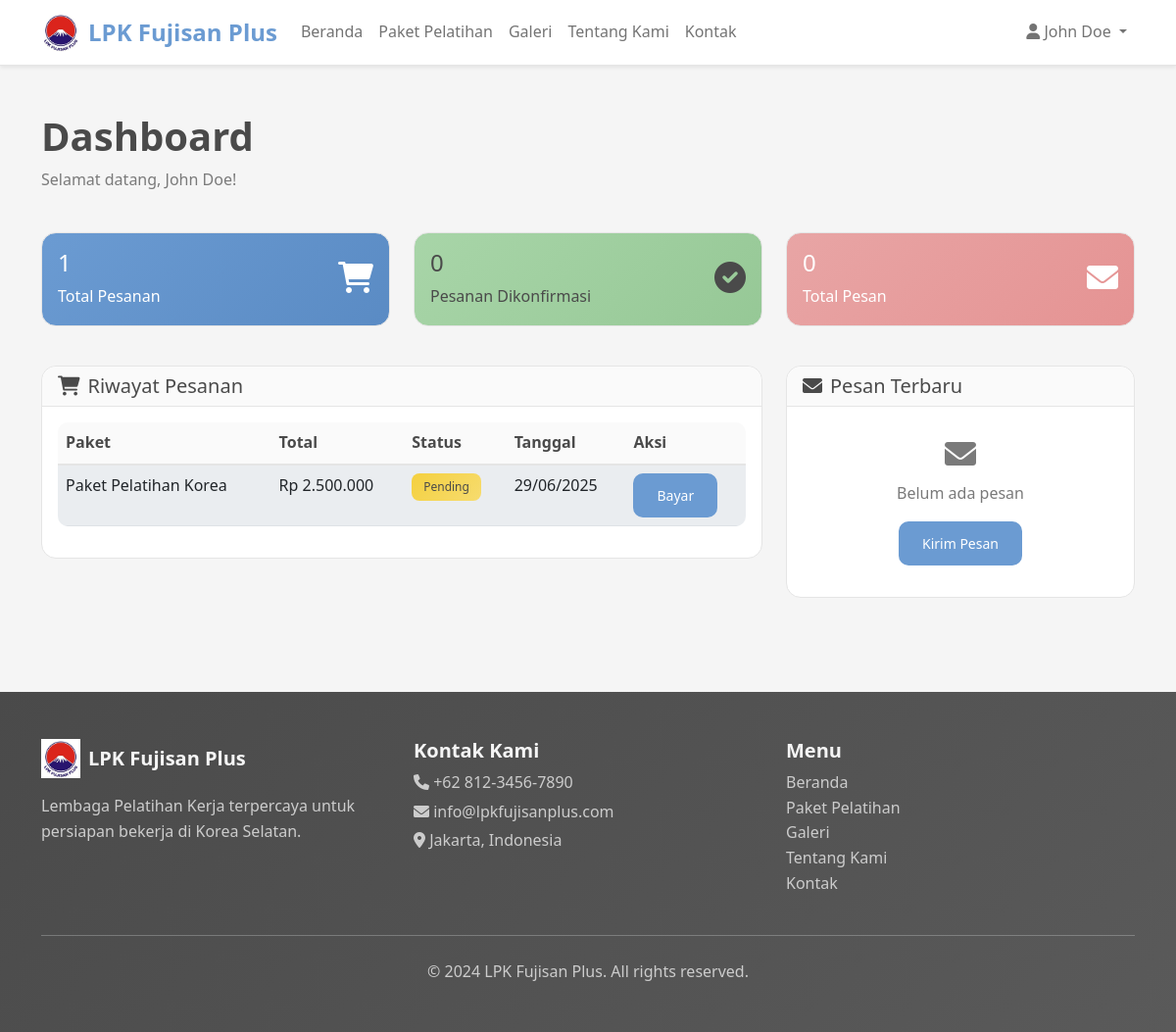
The app's page /index.php?page=user_dashboard (signed in) with its own data.
### tables this page shows
CREATE TABLE `orders` (
  `id` int(11) NOT NULL,
  `user_id` int(11) NOT NULL,
  `package_id` int(11) NOT NULL,
  `status` enum('pending','confirmed','cancelled') DEFAULT 'pending',
  `total_amount` decimal(10,2) NOT NULL,
  `is_deleted` tinyint(1) DEFAULT 0,
  `created_at` timestamp NOT NULL DEFAULT current_timestamp()
);

CREATE TABLE `packages` (
  `id` int(11) NOT NULL,
  `name` varchar(100) NOT NULL,
  `description` text NOT NULL,
  `price` decimal(10,2) NOT NULL,
  `is_deleted` tinyint(1) DEFAULT 0,
  `created_at` timestamp NOT NULL DEFAULT current_timestamp()
);

### config/database.php (called while the page is built, shortened)
<?php
class Database
{
    private $host = DB_HOST;
    private $user = DB_USER;
    private $pass = DB_PASS;
    private $dbname = DB_NAME;
    private $dbh;
    public function __construct()
    {
        try {
            $this->setupDatabase();
            $dsn = 'mysql:host=' . $this->host . ';dbname=' . $this->dbname . ';charset=utf8';
            $options = array(
                PDO::ATTR_PERSISTENT => true,
                PDO::ATTR_ERRMODE => PDO::ERRMODE_EXCEPTION,
                PDO::ATTR_DEFAULT_FETCH_MODE => PDO::FETCH_ASSOC
            );
            $this->dbh = new PDO($dsn, $this->user, $this->pass, $options);
        } catch (PDOException $e) {
            die("Database connection error: " . $e->getMessage());
        }
    }
    private function setupDatabase()
    {
        try {
            $pdo = new PDO('mysql:host=' . $this->host . ';charset=utf8', $this->user, $this->pass);
            $pdo->setAttribute(PDO::ATTR_ERRMODE, PDO::ERRMODE_EXCEPTION);
            $pdo->exec("CREATE DATABASE IF NOT EXISTS `" . $this->dbname . "` CHARACTER SET utf8 COLLATE utf8_general_ci");
            $pdo->exec("USE `" . $this->dbname . "`");
            $this->insertDefaultData($pdo);
        } catch (PDOException $e) {
            die("Database setup error: " . $e->getMessage());
        }
    }
    private function insertDefaultData($pdo)
    {
        $stmt = $pdo->prepare("SELECT COUNT(*) FROM `users`");
        $stmt->execute();
        $userCount = $stmt->fetchColumn();
        $stmt = $pdo->prepare("SELECT COUNT(*) FROM `packages` WHERE `is_deleted` = 0");
        $stmt->execute();
        $packageCount = $stmt->fetchColumn();
    }
    public function query($query)
    {
        $this->stmt = $this->dbh->prepare($query);
    }
    public function bind($param, $value, $type = null)
    {
        if (is_null($type)) {
            switch (true) {
                case is_int($value):
                    $type = PDO::PARAM_INT;
                    break;
            }
        }
        $this->stmt->bindValue($param, $value, $type);
    }
    public function execute()
    {
        return $this->stmt->execute();
    }
    public function resultset()
    {
        $this->execute();
        return $this->stmt->fetchAll(PDO::FETCH_ASSOC);
    }
}

### model/Order.php (called while the page is built, shortened)
<?php
require_once 'config/database.php';
class Order {
    private $db;
    public function __construct() {
        $this->db = new Database();
    }
    public function getByUserId($user_id) {
        try {
            $this->db->query('SELECT o.*, p.name as package_name FROM orders o
                             JOIN packages p ON o.package_id = p.id
                             WHERE o.user_id = :user_id AND o.is_deleted = 0
                             ORDER BY o.created_at DESC');
            $this->db->bind(':user_id', $user_id);
            return $this->db->resultset();
        } catch (Exception $e) {
            error_log("Order getByUserId error: " . $e->getMessage());
            return [];
        }
    }
}
?>

### model/Message.php (called while the page is built, shortened)
<?php
require_once 'config/database.php';
class Message
{
    private $db;
    public function __construct()
    {
        $this->db = new Database();
    }
    public function getByUserId($user_id)
    {
        try {
            $this->db->query('SELECT * FROM messages WHERE user_id = :user_id AND is_deleted = 0 ORDER BY created_at DESC');
            $this->db->bind(':user_id', $user_id);
            return $this->db->resultset();
        } catch (Exception $e) {
            error_log("Message getByUserId error: " . $e->getMessage());
            return [];
        }
    }
}

### views/user/dashboard.php (the view, shortened to what this page needs)
<?php
include 'views/layouts/header.php';
require_once 'model/Order.php';
require_once 'model/Message.php';
$orderModel = new Order();
$messageModel = new Message();
$orders = $orderModel->getByUserId($_SESSION['user_id']);
$messages = $messageModel->getByUserId($_SESSION['user_id']);
?>
<div class="container py-5">
    <div class="row">
        <div class="col-12 mb-4">
            <h1 class="fw-bold">Dashboard</h1>
            <p class="text-muted">Selamat datang, <?php echo htmlspecialchars($_SESSION['user_name']); ?>!</p>
        </div>
    </div>
    <div class="row mb-4">
        <div class="col-md-4 mb-3">
            <div class="card bg-primary text-white">
                <div class="card-body">
                    <div class="d-flex justify-content-between">
                        <div>
                            <h4><?php echo count($orders); ?></h4>
                            <p class="mb-0">Total Pesanan</p>
                        </div>
                        <div class="align-self-center">
                            <i class="fas fa-shopping-cart fa-2x"></i>
                        </div>
                    </div>
                </div>
            </div>
        </div>
        <div class="col-md-4 mb-3">
            <div class="card bg-success text-white">
                <div class="card-body">
                    <div class="d-flex justify-content-between">
                        <div>
                            <h4><?php echo count(array_filter($orders, function($o) { return $o['status'] == 'confirmed'; })); ?></h4>
                            <p class="mb-0">Pesanan Dikonfirmasi</p>
                        </div>
                        <div class="align-self-center">
                            <i class="fas fa-check-circle fa-2x"></i>
                        </div>
                    </div>
                </div>
            </div>
        </div>
        <div class="col-md-4 mb-3">
            <div class="card bg-info text-white">
                <div class="card-body">
                    <div class="d-flex justify-content-between">
                        <div>
                            <h4><?php echo count($messages); ?></h4>
                            <p class="mb-0">Total Pesan</p>
                        </div>
                        <div class="align-self-center">
                            <i class="fas fa-envelope fa-2x"></i>
                        </div>
                    </div>
                </div>
            </div>
        </div>
    </div>
    <div class="row">
        <div class="col-md-8">
            <div class="card">
                <div class="card-header">
                    <h5 class="mb-0"><i class="fas fa-shopping-cart me-2"></i>Riwayat Pesanan</h5>
                </div>
                <div class="card-body">
                    <?php if (!empty($orders)): ?>
                    <div class="table-responsive">
                        <table class="table table-striped">
                            <thead>
                                <tr>
                                    <th>Paket</th>
                                    <th>Total</th>
                                    <th>Status</th>
                                    <th>Tanggal</th>
                                    <th>Aksi</th>
                                </tr>
                            </thead>
                            <tbody>
                                <?php foreach ($orders as $order): ?>
                                <tr>
                                    <td><?php echo htmlspecialchars($order['package_name']); ?></td>
                                    <td>Rp <?php echo number_format($order['total_amount'], 0, ',', '.'); ?></td>
                                    <td>
                                        <span class="badge bg-<?php echo $order['status'] == 'confirmed' ? 'success' : ($order['status'] == 'pending' ? 'warning' : 'danger'); ?>">
                                            <?php echo ucfirst($order['status']); ?>
                                        </span>
                                    </td>
                                    <td><?php echo date('d/m/Y', strtotime($order['created_at'])); ?></td>
                                    <td>
                                        <?php if ($order['status'] == 'pending'): ?>
                                        <a href="index.php?page=pembayaran" class="btn btn-sm btn-primary">Bayar</a>
                                        <?php endif; ?>
                                    </td>
                                </tr>
                                <?php endforeach; ?>
                            </tbody>
                        </table>
                    </div>
                    <?php endif; ?>
                </div>
            </div>
        </div>
        <div class="col-md-4">
            <div class="card">
                <div class="card-header">
                    <h5 class="mb-0"><i class="fas fa-envelope me-2"></i>Pesan Terbaru</h5>
                </div>
                <div class="card-body">
                    <?php if (!empty($messages)): ?>
                    <?php foreach (array_slice($messages, 0, 3) as $message): ?>
                    <div class="border-bottom pb-2 mb-2">
                        <h6 class="mb-1"><?php echo htmlspecialchars($message['subject']); ?></h6>
                        <p class="text-muted small mb-1"><?php echo substr(htmlspecialchars($message['message']), 0, 50) . '...'; ?></p>
                        <small class="text-muted"><?php echo date('d/m/Y', strtotime($message['created_at'])); ?></small>
                        <?php if ($message['is_replied']): ?>
                        <span class="badge bg-success ms-2">Dibalas</span>
                        <?php endif; ?>
                    </div>
                    <?php endforeach; ?>
                    <div class="text-center mt-3">
                        <a href="index.php?page=user_messages" class="btn btn-sm btn-outline-primary">Lihat Semua</a>
                    </div>
                    <?php else: ?>
                    <div class="text-center py-3">
                        <i class="fas fa-envelope text-muted" style="font-size: 2rem;"></i>
                        <p class="mt-2 text-muted">Belum ada pesan</p>
                        <a href="index.php?page=kontak" class="btn btn-sm btn-primary">Kirim Pesan</a>
                    </div>
                    <?php endif; ?>
                </div>
            </div>
        </div>
    </div>
</div>
<?php include 'views/layouts/footer.php'; ?>

### assets/css/style.css (style rules this page uses)
:root { --primary-color: #6b9bd2; --secondary-color: #e8a5a5; --accent-color: #f5f5f5; --text-dark: #4a4a4a; --text-light: #7a7a7a; --bg-light: #fafafa; --border-color: #e5e5e5; --success-color: #a8d5a8; --warning-color: #f4d03f; --danger-color: #f1948a; }
body { font-family: "Segoe UI", Tahoma, Geneva, Verdana, sans-serif; color: var(--text-dark); line-height: 1.6; background-color: var(--accent-color); }
.card { border: 1px solid var(--border-color); border-radius: 15px; transition: transform 0.3s ease, box-shadow 0.3s ease; background-color: white; }
.card-header { border-radius: 15px 15px 0 0 !important; border-bottom: 1px solid var(--border-color); font-weight: 600; background-color: var(--bg-light); }
.btn { border-radius: 10px; font-weight: 500; padding: 0.75rem 1.5rem; transition: all 0.3s ease; border: none; }
.btn-primary { background-color: var(--primary-color); color: white; }
.table { border-radius: 10px; overflow: hidden; background-color: white; }
.table thead th { background-color: var(--bg-light); border-bottom: 2px solid var(--border-color); font-weight: 600; color: var(--text-dark); }
.table-striped tbody tr:nth-of-type(odd) { background-color: rgba(107, 155, 210, 0.05); }
.badge { font-size: 0.75rem; padding: 0.5rem 0.75rem; border-radius: 8px; font-weight: 500; }
.bg-success { background-color: var(--success-color) !important; color: var(--text-dark) !important; }
.bg-warning { background-color: var(--warning-color) !important; color: var(--text-dark) !important; }
.bg-info { background-color: var(--secondary-color) !important; color: white !important; }
.bg-primary { background-color: var(--primary-color) !important; color: white !important; }
.bg-primary { background: linear-gradient(135deg, var(--primary-color) 0%, #5a8bc4 100%) !important; }
.bg-success { background: linear-gradient(135deg, var(--success-color) 0%, #96c896 100%) !important; }
.bg-info { background: linear-gradient(135deg, var(--secondary-color) 0%, #e59393 100%) !important; }
.bg-warning { background: linear-gradient(135deg, var(--warning-color) 0%, #f7dc6f 100%) !important; }
.text-muted { color: var(--text-light) !important; }

### records on screen
orders: status "0", package.name "Paket Pelatihan Korea", total_amount "2.500.000", status "Pending", created_at "29/06/2025", shows "Bayar"

### other values on screen
$_SESSION['user_name'] "John Doe"
count($orders) "1"
count($messages) "0"
